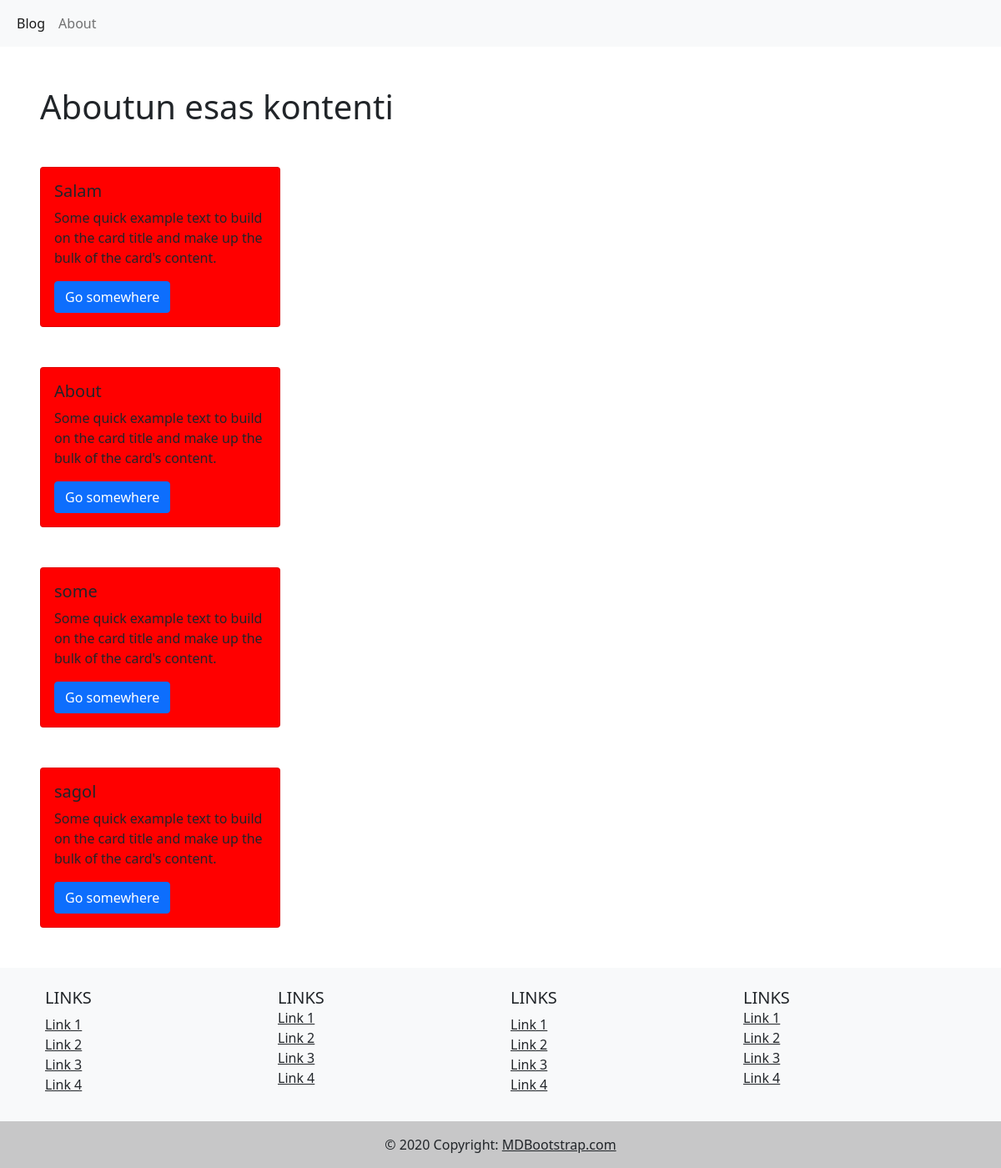
The page /about/ on the database its author committed.
### about/models.py (models this page shows, shortened)
class About(models.Model):
    title = models.CharField(max_length=127, null=True, blank=True)
    text = models.TextField(help_text='Main info..')
    created_at = models.DateTimeField(auto_now_add=True)

### about/views.py (the view)
# urls.py: path('', about, name='about')
def about(request):
    abouts = About.objects.all()
    return render(request,'about.html',{'abouts':abouts})

### templates/about.html
{% extends "base.html" %}
{% load static %}
{% block css %}
<link rel="stylesheet" href="{% static 'css/about.css' %}">
{% endblock %}
{% block content %}
<h1 class="m-5">Aboutun esas kontenti</h1>
{% for about in abouts %}
<div class="card m-5" style="width: 18rem;">
  <div class="card-body">
    <h5 class="card-title">{{about.title}}</h5>
    <p class="card-text">Some quick example text to build on the card title and make up the bulk of the card's content.</p>
    <a href="#" class="btn btn-primary">Go somewhere</a>
  </div>
</div>
{% endfor %}
{% endblock %}

### static/css/about.css (style rules this page uses)
.card { background-color: red; }

### rows shown on the page
About: title "Salam"
About: title "About"
About: title "some"
About: title "sagol"
